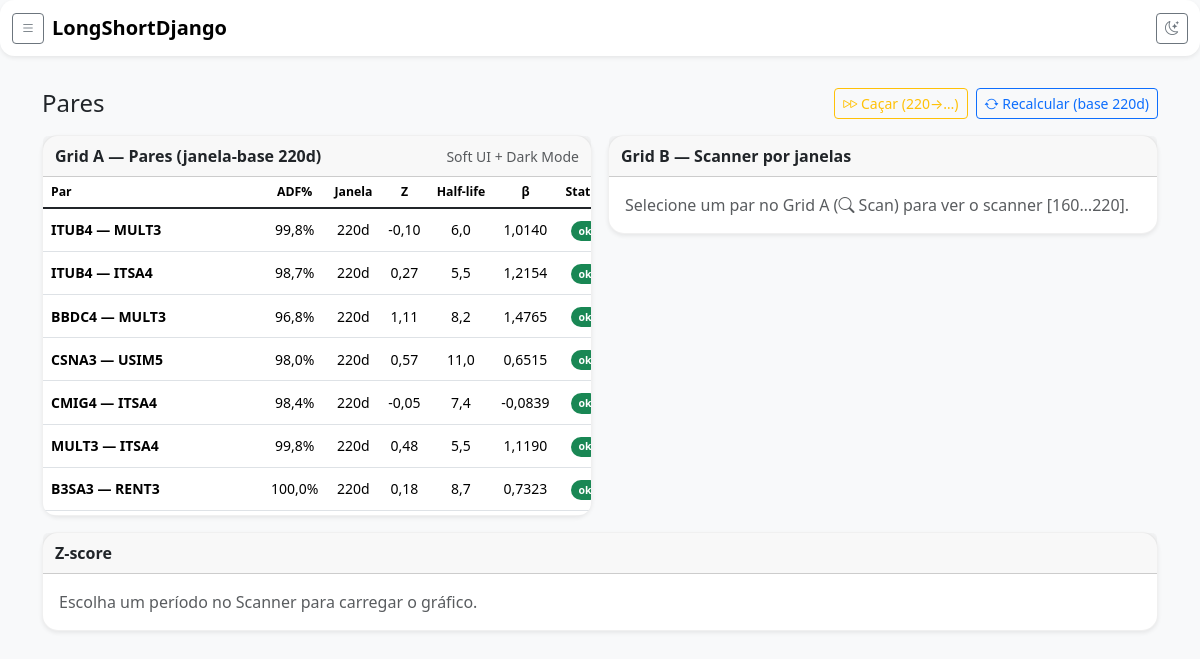
The app's page /pares/, older data.
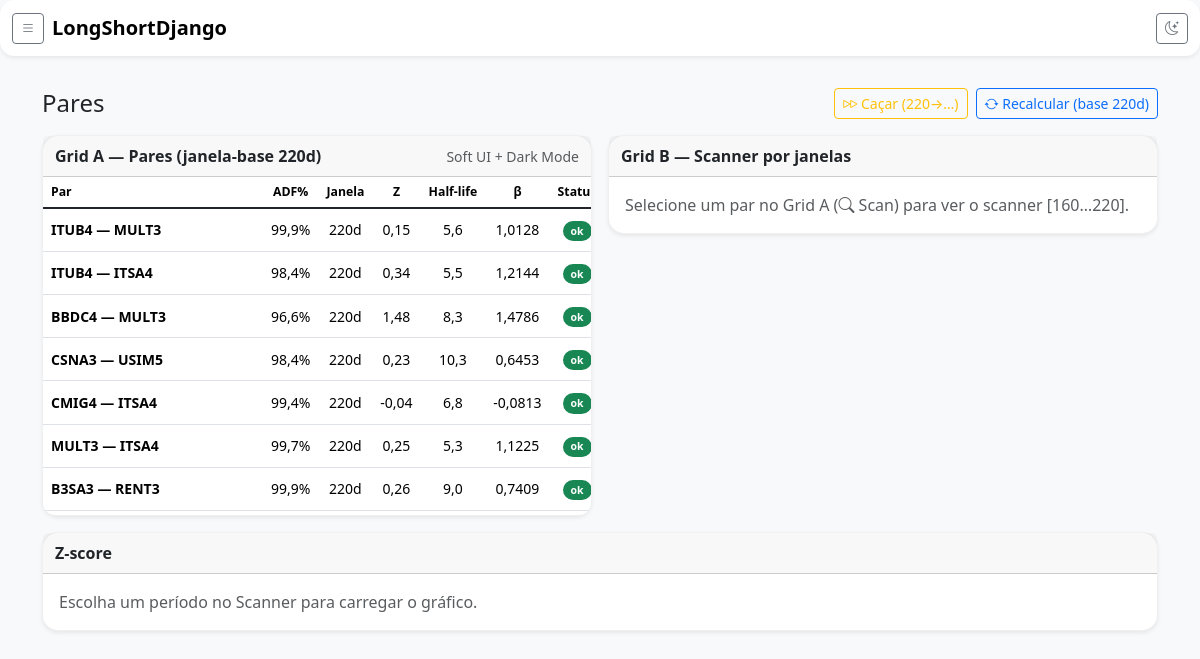
The same page, newer data.
### pairs/models.py (models this page shows)
class Pair(models.Model):
    left = models.ForeignKey(Asset, on_delete=models.CASCADE, related_name="pairs_left")
    right = models.ForeignKey(Asset, on_delete=models.CASCADE, related_name="pairs_right")
    base_window = models.IntegerField(default=220)
    chosen_window = models.IntegerField(null=True, blank=True)
    scan_cache_json = models.JSONField(null=True, blank=True)
    scan_cached_at = models.DateTimeField(null=True, blank=True)
    def __str__(self):
        return f"{self.left.ticker} — {self.right.ticker}"

### acoes/models.py (models this page shows, shortened)
class Asset(models.Model):
    ticker = models.CharField(max_length=10, unique=True)
    ticker_yf = models.CharField(max_length=20, blank=True, default="")
    name = models.CharField(max_length=100, blank=True, default="")
    is_active = models.BooleanField(default=True)
    logo_prefix = models.CharField(max_length=4, blank=True, default="")

### pairs/views.py (the view)
# urls.py: path("", views.pairs_home, name="home"),
@require_GET
def pairs_home(request: HttpRequest) -> HttpResponse:
    qs = Pair.objects.all().order_by("id")
    pairs = [p for p in qs if (p.scan_cache_json or {}).get("base", {}).get("status") == "ok"]
    context = {
        "pairs": pairs,
        "BASE_WINDOW": BASE_WINDOW,
        "DEFAULT_WINDOWS": DEFAULT_WINDOWS,
        "current": "pares",
    }
    return render(request, "pairs/pairs_home.html", context)

### pairs/templates/pairs/pairs_home.html (shortened to what this page needs)
{% extends "_base.html" %}
{% load static %}
{% block content %}
<div class="py-3">
  <div class="d-flex align-items-center justify-content-between mb-3">
    <h1 class="h4 mb-0">Pares</h1>
    <div class="d-flex gap-2">
      <form method="post" action="{% url 'pairs:refresh' %}?hunt=1" class="d-inline">
        <button class="btn btn-outline-warning btn-sm" title="Diminuir janelas até achar pelo menos 1 par">
          <i class="bi bi-fast-forward"></i> Caçar ({{ BASE_WINDOW }}→…)
        </button>
      </form>
      <form method="post" action="{% url 'pairs:refresh' %}" class="d-inline">
        <button class="btn btn-outline-primary btn-sm">
          <i class="bi bi-arrow-repeat"></i> Recalcular (base {{ BASE_WINDOW }}d)
        </button>
      </form>
    </div>
  </div>
  <div class="row g-3">
    <div class="col-12 col-xl-6">
      <div class="card shadow-sm rounded-4 soft-card">
        <div class="card-header d-flex align-items-center justify-content-between card-header-compact">
          <span class="fw-semibold">Grid A — Pares (janela-base {{ BASE_WINDOW }}d)</span>
          <span class="text-body-secondary small">Soft UI + Dark Mode</span>
        </div>
        <div class="card-body p-0">
          {% include "pairs/_pairs_table.html" with pairs=pairs %}
        </div>
      </div>
    </div>
    <div class="col-12 col-xl-6">
      <div class="card shadow-sm rounded-4 soft-card">
        <div class="card-header d-flex align-items-center justify-content-between card-header-compact">
          <span class="fw-semibold">Grid B — Scanner por janelas</span>
        </div>
        <div class="card-body p-0" id="scanPane">
          <div class="p-3 text-body-secondary">
            Selecione um par no Grid A (<i class="bi bi-search"></i> Scan) para ver o scanner [160…220].
          </div>
        </div>
      </div>
    </div>
  </div>
  <div class="card shadow-sm rounded-4 soft-card mt-3">
    <div class="card-header d-flex align-items-center justify-content-between card-header-compact">
      <span class="fw-semibold">Z-score</span>
    </div>
    <div class="card-body" id="zChartPane">
      <div class="text-body-secondary">Escolha um período no Scanner para carregar o gráfico.</div>
    </div>
  </div>
</div>
{% endblock %}

### pairs/templates/pairs/_pairs_table.html (shortened to what this page needs)
<div class="table-responsive card-scroll rows-7">
  <table class="table table-hover table-sm align-middle mb-0 table-compact table-sticky">
    <colgroup>
      <col class="col-par">
      <col class="col-adf">
      <col class="col-janela">
      <col class="col-z">
      <col class="col-half">
      <col class="col-beta">
      <col class="col-status">
      <col class="col-actions">
    </colgroup>
    <thead class="table-light">
      <tr class="text-secondary small">
        <th class="sticky-col">Par</th>
        <th class="text-center">ADF%</th>
        <th class="text-center">Janela</th>
        <th class="text-center">Z</th>
        <th class="text-center">Half-life</th>
        <th class="text-center">β</th>
        <th class="text-center">Status</th>
      </tr>
    </thead>
    <tbody class="table-group-divider">
      {% for pair in pairs %}
        {% with cw=pair.chosen_window|default:BASE_WINDOW base=pair.scan_cache_json.base %}
        <tr>
          <td class="sticky-col">
            <div class="d-flex align-items-center gap-2">
              <div class="fw-semibold text-truncate">{{ pair }}</div>
            </div>
          </td>
          <td class="text-center">
            {% if base and base.status == "ok" and base.adf_pct %}
              {{ base.adf_pct|floatformat:1 }}%
            {% else %}
              <span class="badge text-bg-secondary badge-pill">—</span>
            {% endif %}
          </td>
          <td class="text-center">{{ cw }}d</td>
          <td class="text-center">
            {% if base and base.status == "ok" and base.zscore is not None %}
              {{ base.zscore|floatformat:2 }}
            {% else %}—{% endif %}
          </td>
          <td class="text-center">
            {% if base and base.status == "ok" and base.half_life is not None %}
              {{ base.half_life|floatformat:1 }}
            {% else %}—{% endif %}
          </td>
          <td class="text-center">
            {% if base and base.status == "ok" and base.beta is not None %}
              {{ base.beta|floatformat:4 }}
            {% else %}—{% endif %}
          </td>
          <td class="text-center">
            {% if base %}
              {% if base.status == "ok" %}
                <span class="badge text-bg-success badge-pill">ok</span>
              {% elif base.status == "reprovado" %}
                <span class="badge text-bg-warning badge-pill" title="{{ base.message|default:'reprovado' }}">reprovado</span>
              {% else %}
                <span class="badge text-bg-secondary badge-pill">{{ base.status }}</span>
              {% endif %}
            {% else %}
              <span class="badge text-bg-secondary badge-pill">base</span>
            {% endif %}
          </td>
        </tr>
        {% endwith %}
      {% empty %}
        <tr>
          <td colspan="8" class="text-center py-4 text-body-secondary">Nenhum par cadastrado.</td>
        </tr>
      {% endfor %}
    </tbody>
  </table>
</div>

Row changes from the older to the newer data that the page shows:
changed Pair "ITUB4 — MULT3": scan_cache_json.base.adf_pct "99,8" → "99,9"; scan_cache_json.base.zscore "-0,10" → "0,15"; scan_cache_json.base.half_life "6,0" → "5,6"; scan_cache_json.base.beta "1,0140" → "1,0128"
changed Pair "ITUB4 — ITSA4": scan_cache_json.base.adf_pct "98,7" → "98,4"; scan_cache_json.base.zscore "0,27" → "0,34"; scan_cache_json.base.beta "1,2154" → "1,2144"
changed Pair "BBDC4 — MULT3": scan_cache_json.base.adf_pct "96,8" → "96,6"; scan_cache_json.base.zscore "1,11" → "1,48"; scan_cache_json.base.half_life "8,2" → "8,3"; scan_cache_json.base.beta "1,4765" → "1,4786"
changed Pair "CSNA3 — USIM5": scan_cache_json.base.adf_pct "98,0" → "98,4"; scan_cache_json.base.zscore "0,57" → "0,23"; scan_cache_json.base.half_life "11,0" → "10,3"; scan_cache_json.base.beta "0,6515" → "0,6453"
changed Pair "CMIG4 — ITSA4": scan_cache_json.base.adf_pct "98,4" → "99,4"; scan_cache_json.base.zscore "-0,05" → "-0,04"; scan_cache_json.base.half_life "7,4" → "6,8"; scan_cache_json.base.beta "-0,0839" → "-0,0813"
changed Pair "MULT3 — ITSA4": scan_cache_json.base.adf_pct "99,8" → "99,7"; scan_cache_json.base.zscore "0,48" → "0,25"; scan_cache_json.base.half_life "5,5" → "5,3"; scan_cache_json.base.beta "1,1190" → "1,1225"
changed Pair "B3SA3 — RENT3": scan_cache_json.base.adf_pct "100,0" → "99,9"; scan_cache_json.base.zscore "0,18" → "0,26"; scan_cache_json.base.half_life "8,7" → "9,0"; scan_cache_json.base.beta "0,7323" → "0,7409"
